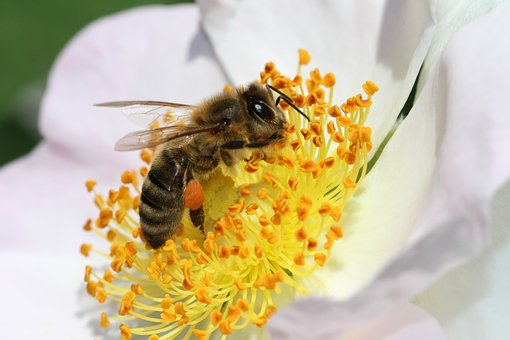
#> input picture group 414/lab2/PrymachenkoMaksym/media/bee.jpg, 510 x 340 px
$ jupyter execute lab-2.ipynb
#> lines starting #> are read from the running program, lines starting #| are printed output that depends on the picture
# Import and function declaration

[cell 1]
import numpy as np
import cv2
import matplotlib.pyplot as plt
import cv2

[cell 2]
def sift_detector(image1: np.array, image2: np.array, nfeatures: int = 0):
    sift = cv2.SIFT_create(nfeatures=nfeatures)

    kp1, des1 = sift.detectAndCompute(image1, None)
    kp2, des2 = sift.detectAndCompute(image2, None)

    return kp1, des1, kp2, des2

[cell 3]
def shift_matcher(des1, des2):
    matches = []
    for i, k1 in enumerate(des1):
        for j, k2 in enumerate(des2):
            matches.append(cv2.DMatch(_distance=np.linalg.norm((k1 - k2), ord=1), _imgIdx=0, _queryIdx=i,_trainIdx=j))

    matches = sorted(matches, key = lambda x : x.distance)
    return matches

[cell 4]
def pca_sift_matcher(des1, des2):

    mean1 = np.mean(des1, axis=0)
    mean2 = np.mean(des2, axis=0)
    des1 -= mean1
    des2 -= mean2
    pca = cv2.PCACompute(des1, mean=None, maxComponents=128)[1]
    des1 = np.dot(des1, pca.T)
    des2 = np.dot(des2, pca.T)

    matches = []
    for i, k1 in enumerate(des1):
        for j, k2 in enumerate(des2):
            matches.append(cv2.DMatch(_distance=np.linalg.norm((k1 - k2), ord=1), _imgIdx=0, _queryIdx=i,_trainIdx=j))

    matches = sorted(matches, key = lambda x : x.distance)

    return matches

[cell 5]
def draw_matches_img(img1, kp1, img2, kp2, matches, n_matches:int = 5, open_window: bool = False):

    matches = sorted(matches, key = lambda x : x.distance)

    img_matches = cv2.drawMatches(img1, kp1, img2, kp2, matches[:n_matches], None, flags=cv2.DrawMatchesFlags_NOT_DRAW_SINGLE_POINTS)

    plt.imshow(img_matches)
    plt.axis('off')

    if open_window:
        cv2.imshow('Matches', img_matches)
        cv2.waitKey(0)
        cv2.destroyAllWindows()

# Load media

[cell 6]
img1 = cv2.imread('media/bee.jpg', cv2.IMREAD_GRAYSCALE)
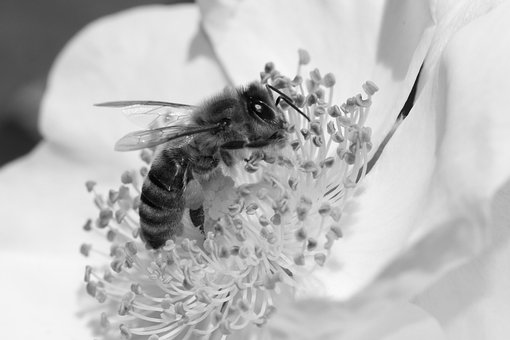
#> img1: shape (340, 510); min 0, max 255, mean 187.1
img2 = cv2.imread('media/bee_part.jpg', cv2.IMREAD_GRAYSCALE)
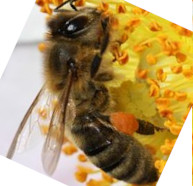
#> input picture group 414/lab2/PrymachenkoMaksym/media/bee_part.jpg, 193 x 186 px
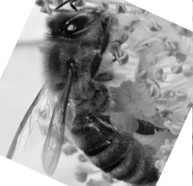
#> img2: shape (186, 193); min 0, max 255, mean 155.2

# Tests

# OpenCV Brute-force

[cell 7]
kp1, des1, kp2, des2 = sift_detector(img1, img2)
#> in sift_detector, `kp1, des1 = sift.detectAndCompute(image1, None)`: kp1 = 884 keypoints; strongest (x, y, size): (258, 107, 3.5), (299, 111, 1.9), (276, 95, 4.2), (246, 119, 52.9)
#> in sift_detector, `kp2, des2 = sift.detectAndCompute(image2, None)`: kp2 = 378 keypoints; strongest (x, y, size): (74, 3, 1.8), (67, 6, 4.3), (72, 6, 2), (76, 51, 51.1)

[cell 8]
matches = shift_matcher(des1, des2)
#> after the loop in shift_matcher, `for i, k1 in enumerate(des1):`: matches = 334152 matches
#> matches = 334152 matches

[cell 9]
draw_matches_img(img1, kp1, img2, kp2, matches, 10, False)
#> in draw_matches_img, `img_matches = cv2.drawMatches(img1, kp1, img2, kp2, matches[:n_matches..`:
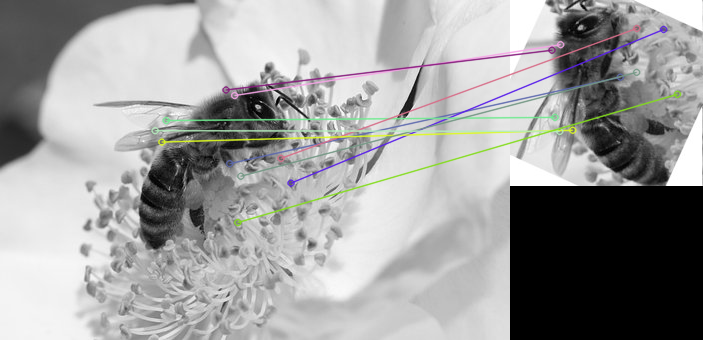
#> img_matches: shape (340, 703, 3); mean of channels 0, 1, 2 158.3, 158.7, 158.6; drawn as B, G, R

# Self PCA-shift

[cell 10]
kp1, des1, kp2, des2 = sift_detector(img1, img2, 4096)

[cell 11]
matches = pca_sift_matcher(des1, des2)
#> in pca_sift_matcher, `mean1 = np.mean(des1, axis=0)`: mean1 = 128 values, max 88.98 at index 48, min 13.46 at index 126, mean 27.41
#> in pca_sift_matcher, `mean2 = np.mean(des2, axis=0)`: mean2 = 128 values, max 95.67 at index 80, min 12.23 at index 5, mean 26.34
#> in pca_sift_matcher, `pca = cv2.PCACompute(des1, mean=None, maxComponents=128)[1]`:
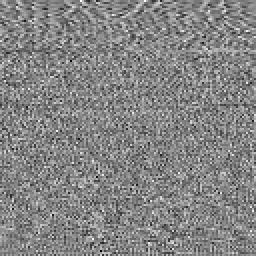
#> pca: shape (128, 128) float32 (shown 2 times larger); min -0.359, max 0.331, mean 0.000347; drawn with min black and max white
#> after the loop in pca_sift_matcher, `for i, k1 in enumerate(des1):`: matches = 334152 matches

[cell 12]
draw_matches_img(img1, kp1, img2, kp2, matches, 10, False)
#> call 2 of draw_matches_img, with n_matches = 10, open_window = False
#> in draw_matches_img (call 2), `img_matches = cv2.drawMatches(img1, kp1, img2, kp2, matches[:n_matches..`:
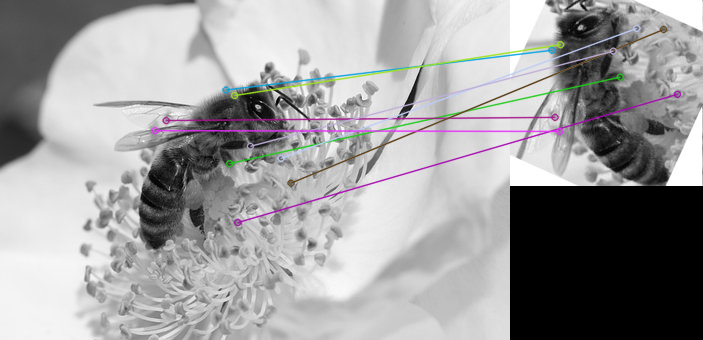
#> img_matches: shape (340, 703, 3); mean of channels 0, 1, 2 158.6, 158, 158.4; drawn as B, G, R
